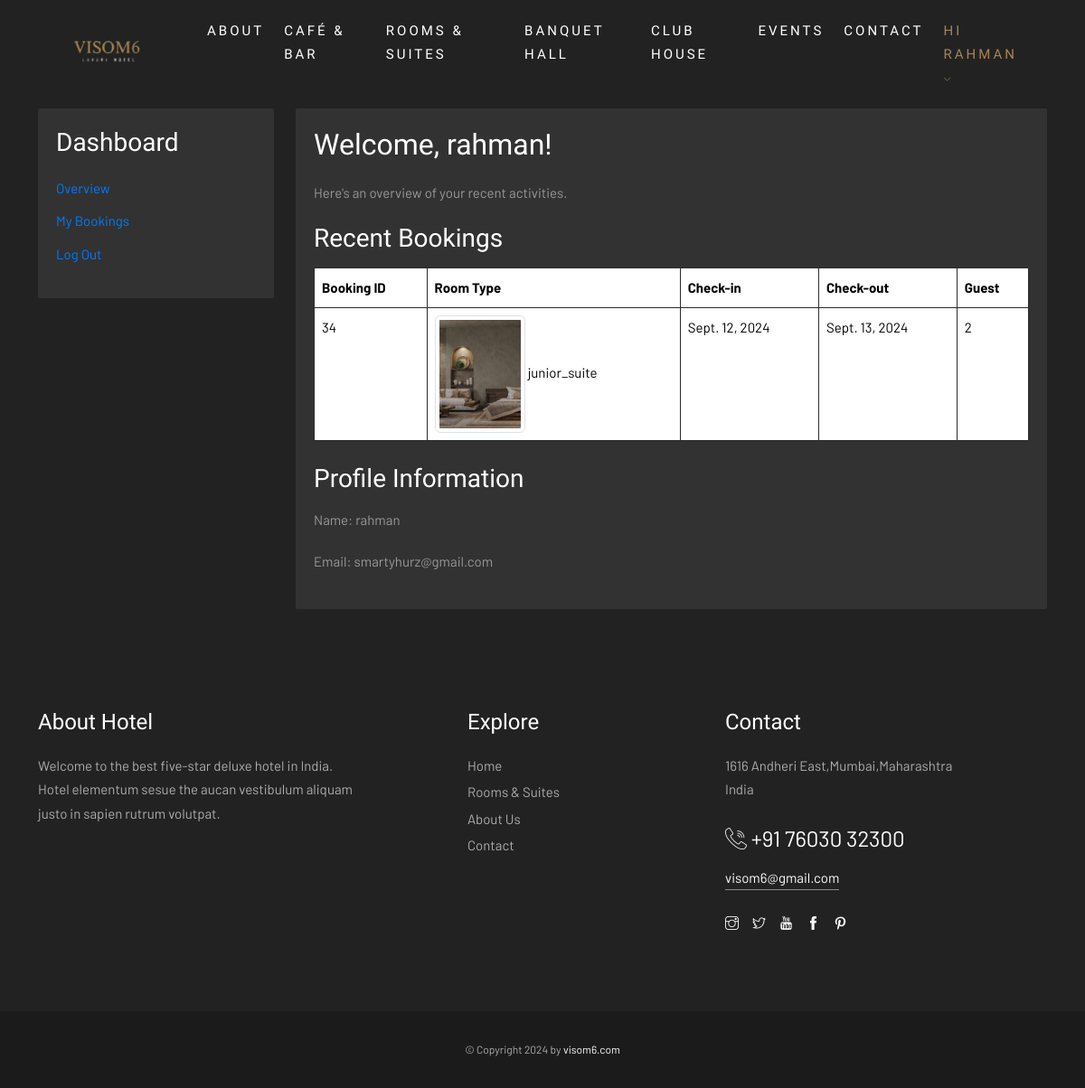
Page /dashboard/ (signed in) on the earlier database version.
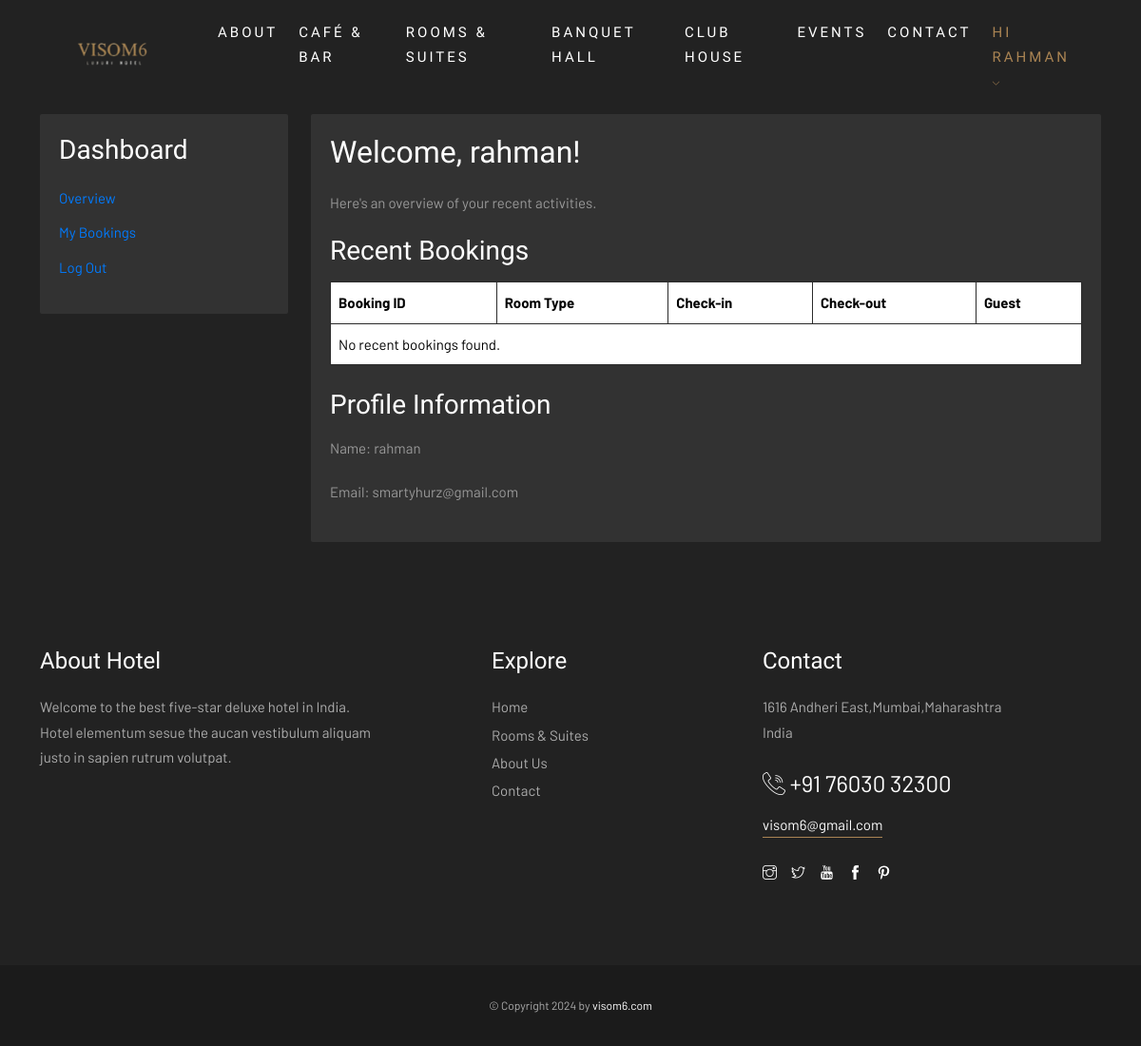
Same page on the later database version.
### visom6/models.py (models this page shows, shortened)
class Booking(models.Model):
    customer_name = models.CharField(max_length=100)
    room = models.ForeignKey(Room, on_delete=models.CASCADE,blank=True, null=True)
    hall = models.ForeignKey(Hall, on_delete=models.CASCADE, blank=True, null=True)
    check_in_date = models.DateField()
    check_out_date = models.DateField()
    guests = models.IntegerField()
    price = models.DecimalField(max_digits=8, decimal_places=2, editable=False,default=0.00)
    PAYMENT_STATUS_CHOICES = [
        ('success', 'Success'),
        ('pending', 'Pending'),
        ('failed', 'Failed'),
    ]
    payment_status = models.CharField(max_length=10, choices=PAYMENT_STATUS_CHOICES, default='failed')

class Room(models.Model):
    ROOM_TYPES = [
        ('junior_suite', 'Junior Suite'),
        ('family_room', 'Family Room'),
        ('double_room', 'Double Room'),
        ('deluxe_room', 'Deluxe Room'),
        ('superior_room', 'Superior Room'),
    ]
    room_type = models.CharField(max_length=20, choices=ROOM_TYPES, unique=True)
    price_per_night = models.DecimalField(max_digits=6, decimal_places=2)
    description = models.TextField(blank=True, null=True)
    image = models.ImageField(upload_to='rooms/', blank=True, null=True)
    image1 = models.ImageField(upload_to='rooms/', blank=True, null=True)
    image2= models.ImageField(upload_to='rooms/', blank=True, null=True)
    max_persons = models.IntegerField()
    total_rooms = models.IntegerField(default=0)  # Total number of rooms of this type
    booked_rooms = models.IntegerField(default=0)  # Number of currently booked rooms

### visom6/views.py (the view)
# urls.py: path('dashboard/',views.dashboard_view),
def dashboard_view(request):
     bookings = Booking.objects.filter(customer_name=request.user.username)  # Adjust according to your model
     return render(request, 'dashboard.html', {'bookings': bookings})

### templates/dashboard.html (shortened to what this page needs)
{% load static %}
{% include "header.html" %}
   <section class="dashboard">
       <div class="container">
           <div class="row">
               <div class="col-md-3">
                   <div class="dashboard-sidebar">
                       <h3>Dashboard</h3>
                       <ul class="list-unstyled">
                           <li><a href="/dashboard/">Overview</a></li>
                           <li><a href="/dashboard/bookings/">My Bookings</a></li>
                           <li><a href="/logout/">Log Out</a></li>
                       </ul>
                   </div>
               </div>
               <div class="col-md-9">
                   <div class="dashboard-content">
                       <h2>Welcome, {{ user.username }}!</h2>
                       <p>Here's an overview of your recent activities.</p>
                       <div class="recent-bookings">
                           <h3>Recent Bookings</h3>
                           <table class="table">
                               <thead>
                                   <tr>
                                       <th>Booking ID</th>
                                       <th>Room Type</th>
                                       <th>Check-in</th>
                                       <th>Check-out</th>
                                       <th>Guest</th>
                                   </tr>
                               </thead>
                               <tbody>
                                   {% for booking in bookings %}
                                   <tr>
                                       <td>{{ booking.id }}</td>
                                       <td>
                                        <img src="{% static 'img/' %}{{ booking.room.image }}" alt="{{ booking.room.room_type }}" class="img-thumbnail" style="width: 100px;">
                                        {{ booking.room.room_type }}
                                       </td>
                                       <td>{{ booking.check_in_date }}</td>
                                       <td>{{ booking.check_out_date }}</td>
                                       <td>{{ booking.guests }}</td>
                                   </tr>
                                   {% empty %}
                                <tr>
                                    <td colspan="5">No recent bookings found.</td>
                                </tr>
                                   {% endfor %}
                               </tbody>
                           </table>
                       </div>
                       <div class="profile-info mt-4">
                           <h3>Profile Information</h3>
                           <p>Name: {{ user.username }}</p>
                           <p>Email: {{ user.email }}</p>
                       </div>
                   </div>
               </div>
           </div>
       </div>
   </section>
{% include "footer.html" %}

Differences in the rows shown:
removed Booking: id "34", room.image (picture), room.room_type "junior_suite", check_in_date "Sept. 12, 2024", check_out_date "Sept. 13, 2024", guests "2"
Other differences:
text now shown: "No recent bookings found."
